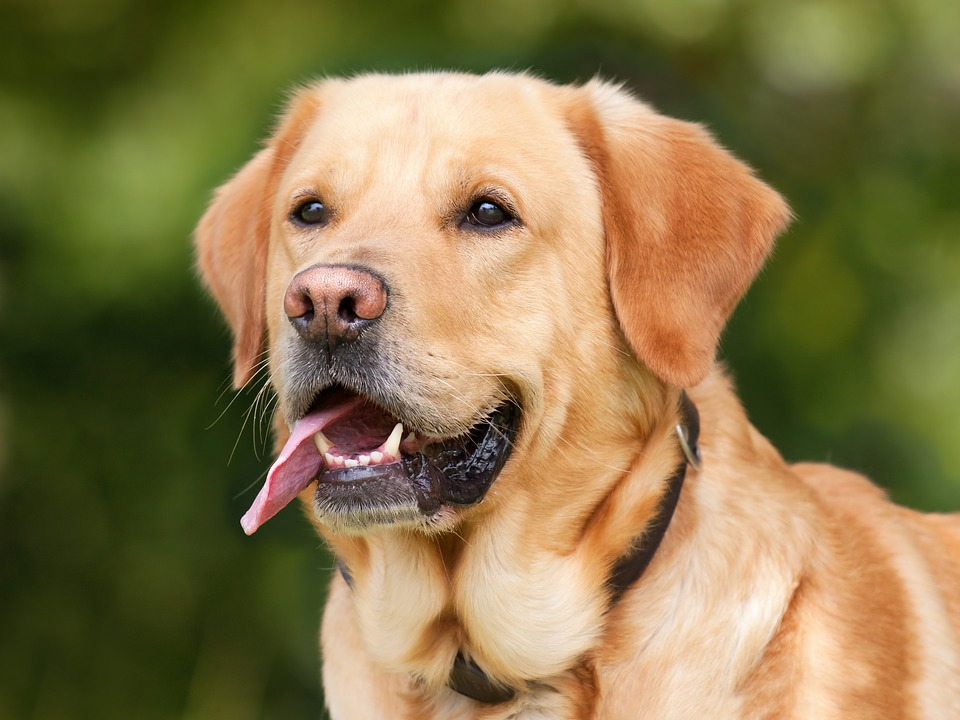
//> input picture machine_learning/opencv_training/sample.jpg, 960 x 720 px
$ ./main_trial_03 sample.jpg   (built with g++ and OpenCV 4)
//> lines starting //> are read from the running program, lines starting //| are printed output that depends on the picture
// #include <opencv2/imgcodecs.hpp>
#include <opencv2/highgui.hpp>
#include <opencv2/imgproc.hpp>
// #include <onnxruntime_cxx_api.h>

#include <iostream>

/*
 * cmake -DCMAKE_BUILD_TYPE=DEBUG ..
 * g++ main.cpp -o output -std=c++11 `pkg-config --cflags --libs opencv4`
 * pkg-config --modversion opencv4
 * https://docs.opencv.org/4.x/index.html
 * opencv version 4.10.0
 * https://www.youtube.com/watch?v=GyqENnu7cE8&list=PLUTbi0GOQwghR9db9p6yHqwvzc989q_mu&index=1
 */

int main( int argc, char** argv )
{
   /*
    * the OpenCV namespace has a Mat_ container holding floats.
    */
   cv::Mat_< float > custom_matrix( 3, 3);
   cv::Mat_< float > kernel_matrix( 3, 3);

   std::cout << "Number of arguments: " << argc << std::endl;

   if( argc != 2 )
   {
      std::cout <<  "Please enter image file .. " << std::endl ;
      return -1;
   }

   custom_matrix = cv::imread( argv[1],
                               cv::IMREAD_GRAYSCALE );
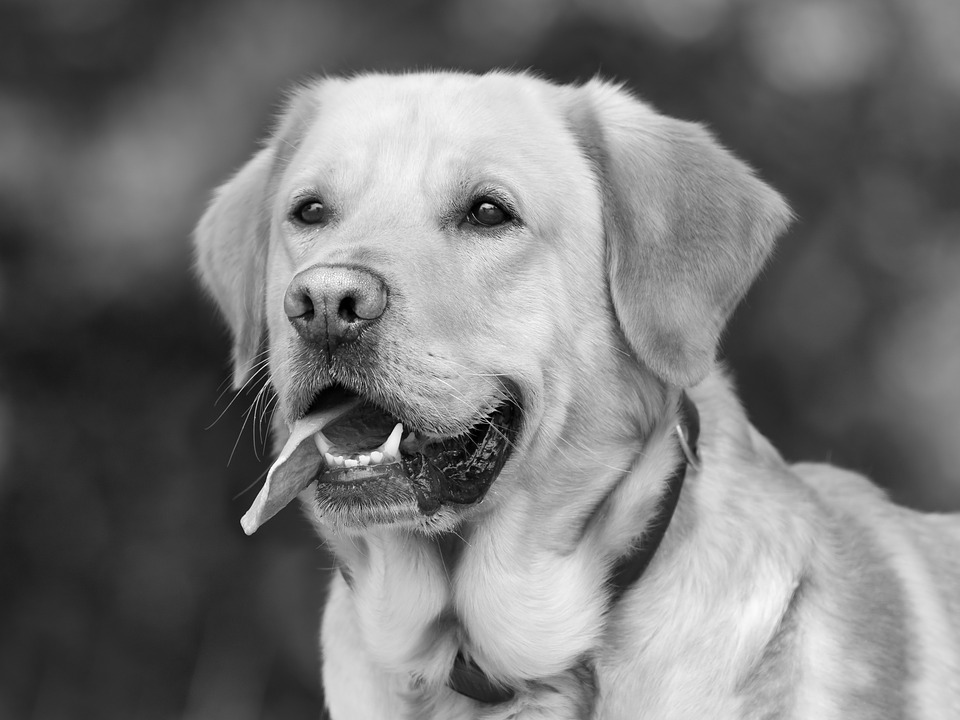
//> custom_matrix: 720 rows x 960 cols, CV_32FC1; min 0, max 255, mean 119.7

   kernel_matrix << -1, 1, -1, 1, 0, 1, -1, 1, -1;

   cv::namedWindow( "Custom",
                    cv::WINDOW_NORMAL);
   cv::namedWindow( "Kernel",
                    cv::WINDOW_NORMAL);
   cv::namedWindow( "Filter2D",
                    cv::WINDOW_NORMAL);

   cv::Mat custom_twoDim, kernel_twoDim, filter_twoDim, filter_twoDim_twoDim;
   cv::filter2D( custom_matrix,
                 filter_twoDim,
                 -1,
                 kernel_matrix,
                 cv::Point( -1, -1) );
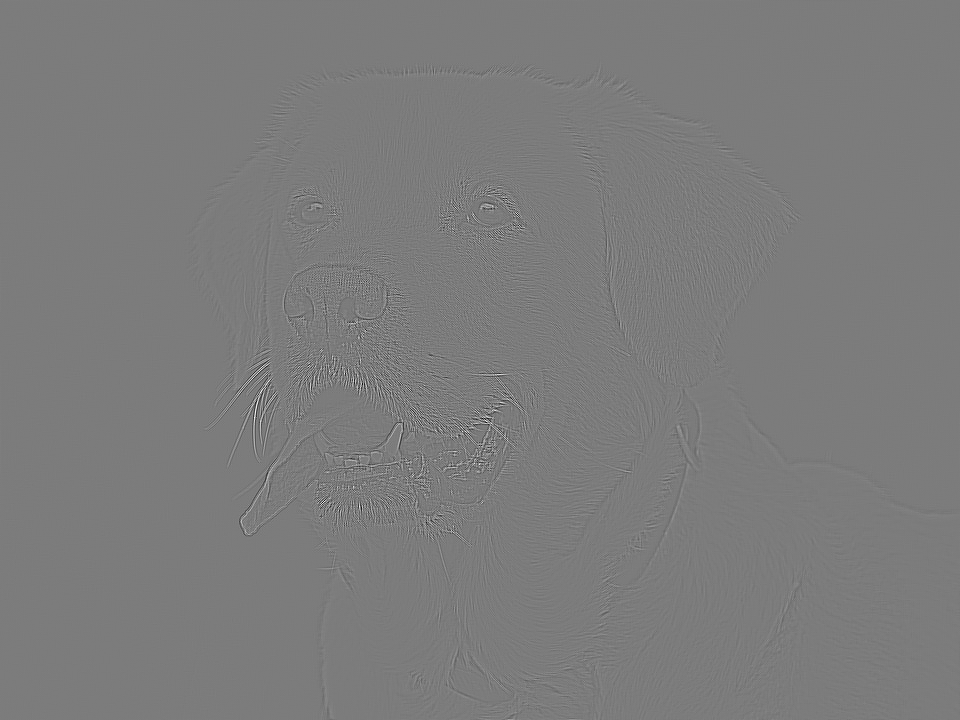
//> filter_twoDim: 720 rows x 960 cols, CV_32FC1; min -235, max 248, mean 0; drawn with min black and max white
//> kernel_matrix = [[-1, 1, -1], [1, 0, 1], [-1, 1, -1]]

   custom_matrix.convertTo( custom_twoDim,
                            CV_8UC1 );
   kernel_matrix.convertTo( kernel_twoDim,
                            CV_8UC1 );
//> kernel_twoDim = [[0, 1, 0], [1, 0, 1], [0, 1, 0]]
   filter_twoDim.convertTo( filter_twoDim_twoDim,
                            CV_8UC1 );
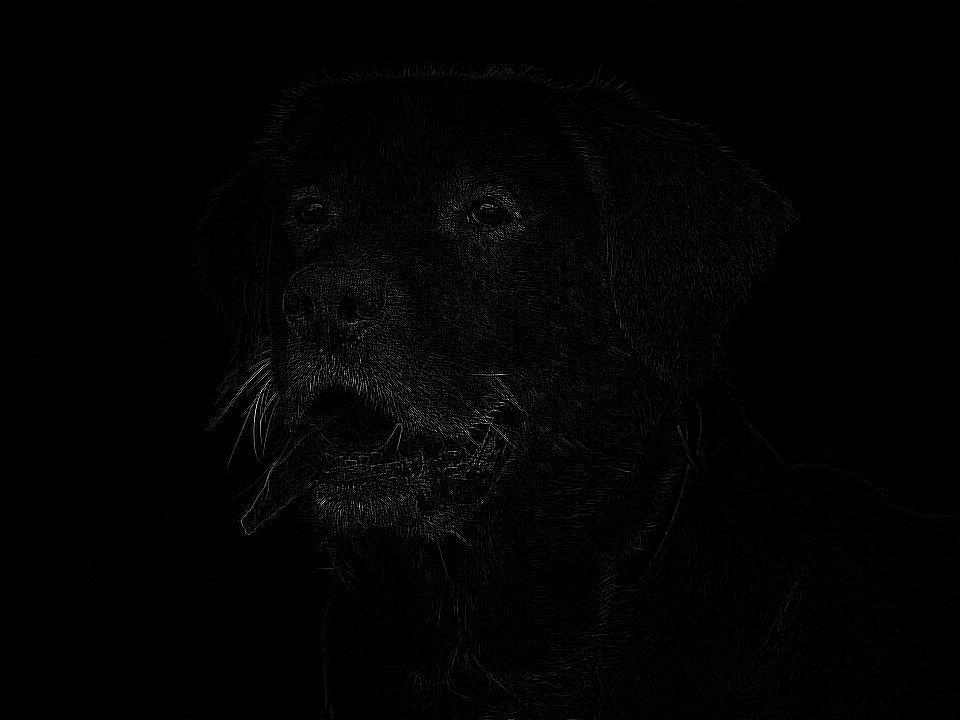
//> filter_twoDim_twoDim: 720 rows x 960 cols, CV_8UC1; min 0, max 248, mean 2.6

   cv::imshow( "Custom",
                custom_twoDim );
   cv::imshow( "Kernel",
                kernel_twoDim );
   cv::imshow( "Filter2D",
                filter_twoDim_twoDim );

   cv::waitKey( 0 );

   return 0;
}
